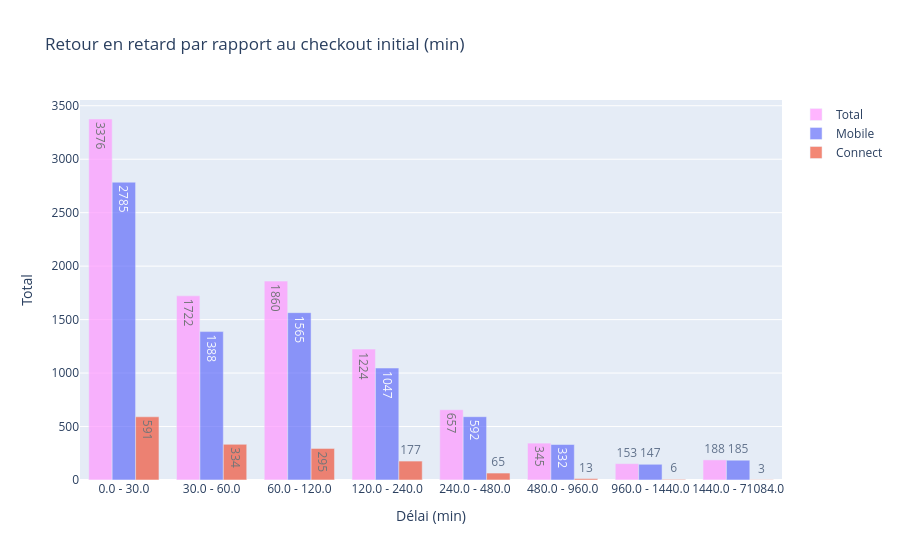
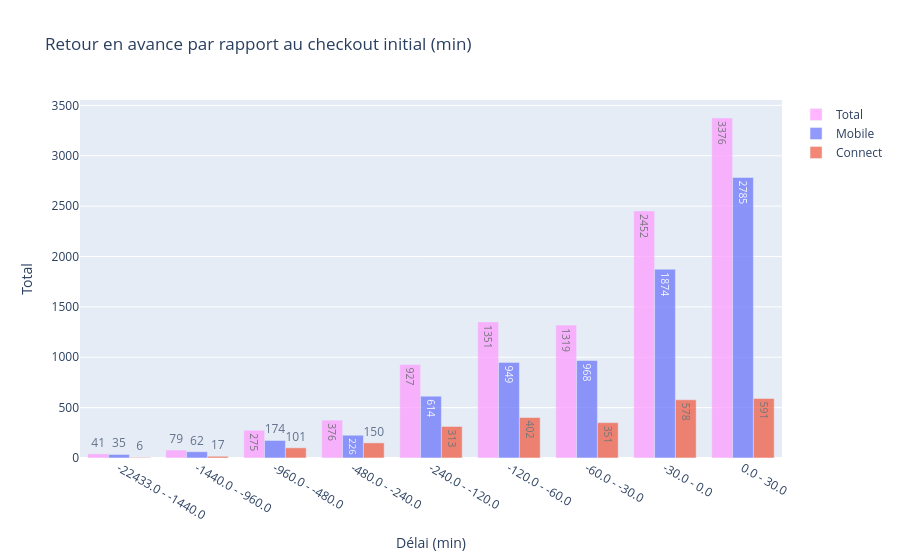

Notebook code cell kept with these figures, in order:
### Code cell
display_data = analyse_data[analyse_data['min_value'] >= 0]

#répartition des delay
fig = go.Figure()

#add bar Total    
fig.add_trace(
    go.Bar(
        x=display_data["min_max_value"],
        y=display_data["total"],
        name="Total",
        text=display_data["total"],
        textposition='auto',
        marker_color = palette.get("Total", "gray"),
        opacity=0.7,
    )
)
#add bar Connect and Mobile   
for checkin_type in data['checkin_type'].unique():
    fig.add_trace(
        go.Bar(
            x=display_data["min_max_value"],
            y=display_data[checkin_type],
            name=str(checkin_type).capitalize(),
            text=display_data[checkin_type],
            textposition='auto',
            marker_color = palette.get(checkin_type, "gray"),
            opacity=0.7,
        )
    )
#Layout
fig.update_layout(
    barmode='group',
    title ='Retour en retard par rapport au checkout initial (min)',
    xaxis_title="Délai (min)",
    yaxis_title="Total"
)
fig.show()
display_data = analyse_data[analyse_data['min_value'] <= 0]

#répartition des delay
fig = go.Figure()

#add bar Total    
fig.add_trace(
    go.Bar(
        x=display_data["min_max_value"],
        y=display_data["total"],
        name="Total",
        text=display_data["total"],
        textposition='auto',
        marker_color = palette.get("Total", "gray"),
        opacity=0.7,
    )
)
#add bar Connect and Mobile   
for checkin_type in data['checkin_type'].unique():
    fig.add_trace(
        go.Bar(
            x=display_data["min_max_value"],
            y=display_data[checkin_type],
            name=str(checkin_type).capitalize(),
            text=display_data[checkin_type],
            textposition='auto',
            marker_color = palette.get(checkin_type, "gray"),
            opacity=0.7,
        )
    )
#Layout
fig.update_layout(
    barmode='group',
    title ='Retour en avance par rapport au checkout initial (min)',
    xaxis_title="Délai (min)",
    yaxis_title="Total"
)
fig.show()

### Figure 1 — Plotly figure (JSON) as saved in the notebook; plotly's stock layout.template omitted (floating-point values rounded to 4 significant figures)
{"data": [{"marker": {"color": "#FF97FF"}, "name": "Total", "opacity": 0.7, "text": [3376.0, 1722.0, 1860.0, 1224.0, 657.0, 345.0, 153.0, 188.0], "textposition": "auto", "type": "bar", "x": ["0.0 - 30.0", "30.0 - 60.0", "60.0 - 120.0", "120.0 - 240.0", "240.0 - 480.0", "480.0 - 960.0", "960.0 - 1440.0", "1440.0 - 71084.0"], "y": [3376, 1722, 1860, 1224, 657, 345, 153, 188]}, {"marker": {"color": "#636EFA"}, "name": "Mobile", "opacity": 0.7, "text": [2785.0, 1388.0, 1565.0, 1047.0, 592.0, 332.0, 147.0, 185.0], "textposition": "auto", "type": "bar", "x": ["0.0 - 30.0", "30.0 - 60.0", "60.0 - 120.0", "120.0 - 240.0", "240.0 - 480.0", "480.0 - 960.0", "960.0 - 1440.0", "1440.0 - 71084.0"], "y": [2785, 1388, 1565, 1047, 592, 332, 147, 185]}, {"marker": {"color": "#EF553B"}, "name": "Connect", "opacity": 0.7, "text": [591.0, 334.0, 295.0, 177.0, 65.0, 13.0, 6.0, 3.0], "textposition": "auto", "type": "bar", "x": ["0.0 - 30.0", "30.0 - 60.0", "60.0 - 120.0", "120.0 - 240.0", "240.0 - 480.0", "480.0 - 960.0", "960.0 - 1440.0", "1440.0 - 71084.0"], "y": [591, 334, 295, 177, 65, 13, 6, 3]}], "layout": {"barmode": "group", "title": {"text": "Retour en retard par rapport au checkout initial (min)"}, "xaxis": {"title": {"text": "Délai (min)"}}, "yaxis": {"title": {"text": "Total"}}}}

### Figure 2 — Plotly figure (JSON) as saved in the notebook; plotly's stock layout.template omitted (floating-point values rounded to 4 significant figures)
{"data": [{"marker": {"color": "#FF97FF"}, "name": "Total", "opacity": 0.7, "text": [41.0, 79.0, 275.0, 376.0, 927.0, 1351.0, 1319.0, 2452.0, 3376.0], "textposition": "auto", "type": "bar", "x": ["-22433.0 - -1440.0", "-1440.0 - -960.0", "-960.0 - -480.0", "-480.0 - -240.0", "-240.0 - -120.0", "-120.0 - -60.0", "-60.0 - -30.0", "-30.0 - 0.0", "0.0 - 30.0"], "y": [41, 79, 275, 376, 927, 1351, 1319, 2452, 3376]}, {"marker": {"color": "#636EFA"}, "name": "Mobile", "opacity": 0.7, "text": [35.0, 62.0, 174.0, 226.0, 614.0, 949.0, 968.0, 1874.0, 2785.0], "textposition": "auto", "type": "bar", "x": ["-22433.0 - -1440.0", "-1440.0 - -960.0", "-960.0 - -480.0", "-480.0 - -240.0", "-240.0 - -120.0", "-120.0 - -60.0", "-60.0 - -30.0", "-30.0 - 0.0", "0.0 - 30.0"], "y": [35, 62, 174, 226, 614, 949, 968, 1874, 2785]}, {"marker": {"color": "#EF553B"}, "name": "Connect", "opacity": 0.7, "text": [6.0, 17.0, 101.0, 150.0, 313.0, 402.0, 351.0, 578.0, 591.0], "textposition": "auto", "type": "bar", "x": ["-22433.0 - -1440.0", "-1440.0 - -960.0", "-960.0 - -480.0", "-480.0 - -240.0", "-240.0 - -120.0", "-120.0 - -60.0", "-60.0 - -30.0", "-30.0 - 0.0", "0.0 - 30.0"], "y": [6, 17, 101, 150, 313, 402, 351, 578, 591]}], "layout": {"barmode": "group", "title": {"text": "Retour en avance par rapport au checkout initial (min)"}, "xaxis": {"title": {"text": "Délai (min)"}}, "yaxis": {"title": {"text": "Total"}}}}
